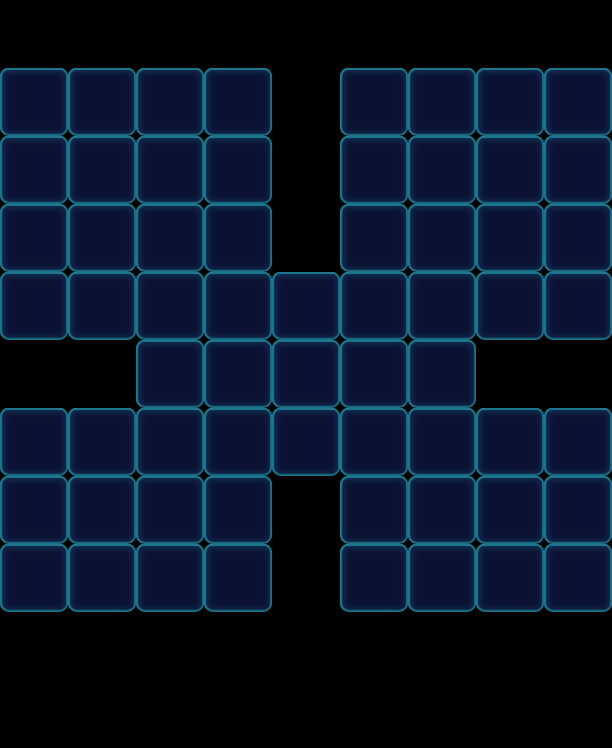

The image is a tile-based game level rendered from a .tmx file. Its description and source (layers, tilesets, objects; grid data summarised) follow:
An orthogonal 9x11 tile map with 68x68 px tiles, 1 tile layer (Valid), 2 tilesets and 76 objects (57x Monster, 13x Factory_Normal, 6x Flower).

<map version="1.0" orientation="orthogonal" width="9" height="11" tilewidth="68" tileheight="68">
 <tileset firstgid="1" name="game_grid1" tilewidth="68" tileheight="68">
  <image source="game_grid1.png" width="68" height="68" />
 </tileset>
 <tileset firstgid="2" name="map" tilewidth="68" tileheight="68">
  <image source="map.png" width="1024" height="1024" />
 </tileset>
 <layer name="Valid" width="9" height="11">
  <data>[99 cells, 63 non-empty, 1 distinct tile ids]</data>
 </layer>
 <objectgroup name="BottomObj" width="9" height="11" />
 <objectgroup name="MiddleObj" width="9" height="11">
  <object type="Flower" gid="4" x="68" y="272">
   <properties>
    <property name="FlowerLevel" value="0" />
   </properties>
  </object>
  <object name="45" type="Monster" gid="18" x="68" y="204">
   <properties>
    <property name="Color" value="Pink" />
   </properties>
  </object>
  <object name="65" type="Monster" gid="19" x="340" y="408">
   <properties>
    <property name="Color" value="Yellow" />
   </properties>
  </object>
  <object name="75" type="Monster" gid="17" x="68" y="476">
   <properties>
    <property name="Color" value="Purple" />
   </properties>
  </object>
  <object type="Monster" gid="4" x="340" y="544">
   <properties>
    <property name="Color" value="Orange" />
   </properties>
  </object>
  <object name="32" type="Monster" gid="2" x="340" y="136">
   <properties>
    <property name="Color" value="Blue" />
   </properties>
  </object>
  <object name="45" type="Monster" gid="18" x="204" y="340">
   <properties>
    <property name="Color" value="Pink" />
   </properties>
  </object>
  <object name="45" type="Monster" gid="18" x="408" y="272">
   <properties>
    <property name="Color" value="Pink" />
   </properties>
  </object>
  <object name="45" type="Monster" gid="18" x="476" y="204">
   <properties>
    <property name="Color" value="Pink" />
   </properties>
  </object>
  <object name="45" type="Monster" gid="18" x="476" y="340">
   <properties>
    <property name="Color" value="Pink" />
   </properties>
  </object>
  <object name="45" type="Monster" gid="18" x="340" y="476">
   <properties>
    <property name="Color" value="Pink" />
   </properties>
  </object>
  <object name="45" type="Monster" gid="18" x="476" y="544">
   <properties>
    <property name="Color" value="Pink" />
   </properties>
  </object>
  <object name="45" type="Monster" gid="18" x="0" y="476">
   <properties>
    <property name="Color" value="Pink" />
   </properties>
  </object>
  <object name="75" type="Monster" gid="17" x="204" y="272">
   <properties>
    <property name="Color" value="Purple" />
   </properties>
  </object>
  <object name="75" type="Monster" gid="17" x="0" y="272">
   <properties>
    <property name="Color" value="Purple" />
   </properties>
  </object>
  <object name="75" type="Monster" gid="17" x="68" y="340">
   <properties>
    <property name="Color" value="Purple" />
   </properties>
  </object>
  <object name="75" type="Monster" gid="17" x="408" y="136">
   <properties>
    <property name="Color" value="Purple" />
   </properties>
  </object>
  <object name="75" type="Monster" gid="17" x="340" y="340">
   <properties>
    <property name="Color" value="Purple" />
   </properties>
  </object>
  <object name="75" type="Monster" gid="17" x="408" y="612">
   <properties>
    <property name="Color" value="Purple" />
   </properties>
  </object>
  <object name="75" type="Monster" gid="17" x="544" y="476">
   <properties>
    <property name="Color" value="Purple" />
   </properties>
  </object>
  <object name="75" type="Monster" gid="17" x="68" y="612">
   <properties>
    <property name="Color" value="Purple" />
   </properties>
  </object>
  <object name="75" type="Monster" gid="17" x="204" y="476">
   <properties>
    <property name="Color" value="Purple" />
   </properties>
  </object>
  <object name="65" type="Monster" gid="19" x="68" y="136">
   <properties>
    <property name="Color" value="Yellow" />
   </properties>
  </object>
  <object name="65" type="Monster" gid="19" x="340" y="204">
   <properties>
    <property name="Color" value="Yellow" />
   </properties>
  </object>
  <object name="65" type="Monster" gid="19" x="544" y="136">
   <properties>
    <property name="Color" value="Yellow" />
   </properties>
  </object>
  <object name="65" type="Monster" gid="19" x="544" y="340">
   <properties>
    <property name="Color" value="Yellow" />
   </properties>
  </object>
  <object name="65" type="Monster" gid="19" x="476" y="272">
   <properties>
    <property name="Color" value="Yellow" />
   </properties>
  </object>
  <object name="65" type="Monster" gid="19" x="136" y="272">
   <properties>
    <property name="Color" value="Yellow" />
   </properties>
  </object>
  <object name="65" type="Monster" gid="19" x="68" y="544">
   <properties>
    <property name="Color" value="Yellow" />
   </properties>
  </object>
  <object name="65" type="Monster" gid="19" x="544" y="612">
   <properties>
    <property name="Color" value="Yellow" />
   </properties>
  </object>
  <object name="32" type="Monster" gid="2" x="0" y="204">
   <properties>
    <property name="Color" value="Blue" />
   </properties>
  </object>
  <object name="32" type="Monster" gid="2" x="204" y="204">
   <properties>
    <property name="Color" value="Blue" />
   </properties>
  </object>
  <object name="32" type="Monster" gid="2" x="136" y="136">
   <properties>
    <property name="Color" value="Blue" />
   </properties>
  </object>
  <object name="32" type="Monster" gid="2" x="476" y="136">
   <properties>
    <property name="Color" value="Blue" />
   </properties>
  </object>
  <object name="32" type="Monster" gid="2" x="408" y="340">
   <properties>
    <property name="Color" value="Blue" />
   </properties>
  </object>
  <object name="32" type="Monster" gid="2" x="476" y="476">
   <properties>
    <property name="Color" value="Blue" />
   </properties>
  </object>
  <object name="32" type="Monster" gid="2" x="544" y="544">
   <properties>
    <property name="Color" value="Blue" />
   </properties>
  </object>
  <object name="32" type="Monster" gid="2" x="476" y="612">
   <properties>
    <property name="Color" value="Blue" />
   </properties>
  </object>
  <object name="32" type="Monster" gid="2" x="204" y="544">
   <properties>
    <property name="Color" value="Blue" />
   </properties>
  </object>
  <object name="32" type="Monster" gid="2" x="136" y="612">
   <properties>
    <property name="Color" value="Blue" />
   </properties>
  </object>
  <object name="32" type="Monster" gid="2" x="0" y="544">
   <properties>
    <property name="Color" value="Blue" />
   </properties>
  </object>
  <object type="Monster" gid="4" x="0" y="340">
   <properties>
    <property name="Color" value="Orange" />
   </properties>
  </object>
  <object type="Monster" gid="4" x="0" y="136">
   <properties>
    <property name="Color" value="Orange" />
   </properties>
  </object>
  <object type="Monster" gid="4" x="204" y="136">
   <properties>
    <property name="Color" value="Orange" />
   </properties>
  </object>
  <object type="Monster" gid="4" x="136" y="340">
   <properties>
    <property name="Color" value="Orange" />
   </properties>
  </object>
  <object type="Monster" gid="4" x="272" y="408">
   <properties>
    <property name="Color" value="Orange" />
   </properties>
  </object>
  <object type="Monster" gid="4" x="340" y="612">
   <properties>
    <property name="Color" value="Orange" />
   </properties>
  </object>
  <object type="Monster" gid="4" x="408" y="476">
   <properties>
    <property name="Color" value="Orange" />
   </properties>
  </object>
  </objectgroup>
 <objectgroup color="#000000" name="TopObj" width="9" height="11">
  <!-- 13 objects omitted --></objectgroup>
</map>
<!-- 28 of 76 objects omitted -->
